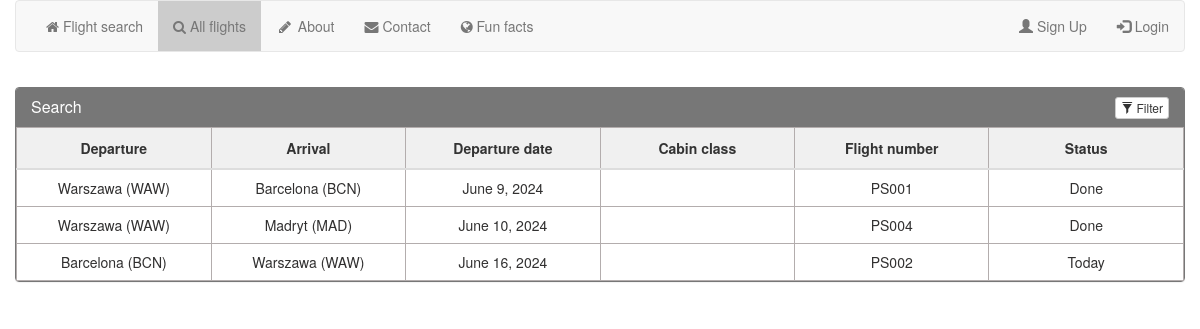
/flightSearch/allFlights/, run on an earlier commit of the app's database.
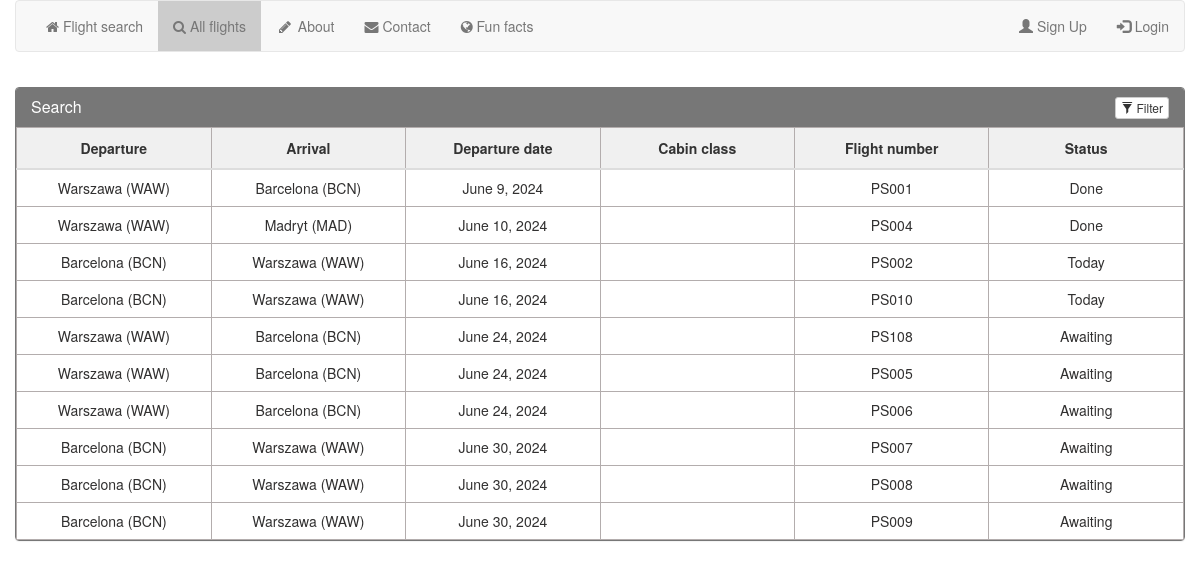
And on a later commit of the database.
### flightSearch/models.py (models this page shows, shortened)
class Flight(models.Model):
    departureAirport = models.ForeignKey(Airport, on_delete=models.CASCADE, related_name='departureAirport',
                                         verbose_name=gettext_lazy("Departure airport"))
    arrivalAirport = models.ForeignKey(Airport, on_delete=models.CASCADE, related_name='arrivalAirport',
                                       verbose_name=gettext_lazy("Arrival airport"))
    departureDate = models.DateField(default=date.today(), verbose_name=gettext_lazy("Departure date"))
    cabin = enum.EnumField(Cabin, default=Cabin.ECONOMY, verbose_name=gettext_lazy("Cabin class"))
    flightNumber = models.CharField(max_length=20, blank=False, null=False, unique=True,
                                    verbose_name=gettext_lazy("Flight number"))

class Airport(models.Model):
    country = models.ForeignKey(Country, on_delete=models.CASCADE, verbose_name=gettext_lazy("Country name"))
    city = models.CharField(max_length=200, verbose_name=gettext_lazy("City name"))
    iataCode = models.CharField(max_length=3, unique=True, verbose_name=gettext_lazy("Airport code"))
    def __str__(self):
        return "{city} ({iataCode})".format(city=self.city, iataCode=self.iataCode)

### flightSearch/views.py (the view)
# urls.py: path("allFlights/", views.allFlights, name="allFlights"),
def allFlights(request):
    template_name = 'allFlights.html'
    today = now().date()
    flightlist = Flight.objects.all().order_by('departureDate')
    return render(request, template_name, {'flightList': flightlist, 'today': today})

### flightSearch/templates/allFlights.html (shortened to what this page needs)
{% extends  "base.html" %}
{% block content %}
<div class="container">
    <div class="row">
        <div class="panel panel-primary filterable">
            <div class="panel-heading">
                <h3 class="panel-title">Search</h3>
                <div class="pull-right">
                    <button class="btn btn-default btn-xs btn-filter"><span class="glyphicon glyphicon-filter"></span>
                        Filter
                    </button>
                </div>
            </div>
            <table class="table">
                <thead>
                <tr class="filters">
                    <th><input class="form-control" disabled placeholder="Departure" type="text"></th>
                    <th><input class="form-control" disabled placeholder="Arrival" type="text"></th>
                    <th><input class="form-control" disabled placeholder="Departure date" type="text"></th>
                    <th><input class="form-control" disabled placeholder="Cabin class" type="text"></th>
                    <th><input class="form-control" disabled placeholder="Flight number" type="text"></th>
                    <th><input class="form-control" disabled placeholder="Status" type="text"></th>
                </tr>
                </thead>
                <tbody id="flightTable">
                {% for flight in flightList %}
                <tr>
                    <td>{{ flight.departureAirport }}</td>
                    <td>{{ flight.arrivalAirport }}</td>
                    <td>{{ flight.departureDate }}</td>
                    <td>{{ flight.cabin }}</td>
                    <td>{{ flight.flightNumber }}</td>
                    <td>
                        {% if flight.departureDate > today %}
                        Awaiting
                        {% elif flight.departureDate == today %}
                        Today
                        {% else %}
                        Done
                        {% endif %}
                    </td>
                </tr>
                {% endfor %}
                </tbody>
            </table>
        </div>
    </div>
</div>
{% endblock %}

### FlightReservation/templates/base.html (shortened to what this page needs)
<!DOCTYPE html>
<html lang="en">
<head>
    <link href="https://maxcdn.bootstrapcdn.com/bootstrap/3.4.1/css/bootstrap.min.css" rel="stylesheet">
    <link href="https://cdnjs.cloudflare.com/ajax/libs/font-awesome/4.7.0/css/font-awesome.min.css" rel="stylesheet">
    {% load static %}
    <link href="{% static 'css/styles.css' %}" rel="stylesheet" type="text/css"/>
</head>
<body>
<div class="container-fluid">
    {% block navbar %}
    {% with request.resolver_match.url_name as url_name %}
    <nav class="navbar navbar-default">
        <div class="container-fluid">
            <ul class="nav navbar-nav mr-auto">
                <li class="{% if url_name == 'flightSearch' %}active-nav{% endif %}"><a href={% url 'flightSearch' %}><i class="fa fa-home"></i> Flight search</a></li>
                <li class="{% if url_name == 'allFlights' %}active-nav{% endif %}"><a href={% url 'allFlights' %}><i class="fa fa-search"></i> All flights</a></li>
                <li class="{% if url_name == 'about' %}active-nav{% endif %}"><a href={% url 'other:about' %}><i class="fa fa-pencil fa-fw"></i> About</a></li>
                <li class="{% if url_name == 'contact' %}active-nav{% endif %}"><a href={% url 'other:contact' %}><i class="fa fa-envelope"></i> Contact</a></li>
                <li class="{% if url_name == 'funfacts' %}active-nav{% endif %}"><a href={% url 'other:funfacts' %}><i class="fa fa-globe"></i> Fun facts</a></li>
            </ul>
            <ul class="nav navbar-nav navbar-right">
                {% if user.is_authenticated %}
                <form action={% url 'logout' %} method="POST" id="logout-form">
                {% csrf_token %}
                </form>
                <li><a>Logged as: {{ user }}</a></li>
                <li>
                    <a href="javascript:{}" onclick="document.getElementById('logout-form').submit();"><span
                            class="glyphicon glyphicon-log-out"></span> Logout</a>
                </li>
                {% else %}
                <li class="{% if url_name == 'register' %}active-nav{% endif %}"><a href={% url 'register' %}><span class="glyphicon glyphicon-user"></span> Sign Up</a></li>
                <li><a data-target="#loginModal" data-toggle="modal"><span
                        class="glyphicon glyphicon-log-in"></span> Login</a></li>
                {% endif %}
            </ul>
        </div>
    </nav>
    {% endwith %}
    {% endblock %}
    <div class="container">
        <div class="row">
            <div class="col">
                {% block content %}
                {% endblock %}
            </div>
        </div>
    </div>
</div>
</body>
</html>

### flightSearch/static/css/styles.css (style rules this page uses)
.table { width: 100%; border: 1px solid #b3adad; border-collapse: collapse; padding: 5px; }
.table th { border: 1px solid #b3adad; padding: 5px; background: #f0f0f0; color: #313030; }
.table td { border: 1px solid #b3adad; text-align: center; padding: 5px; background: #ffffff; color: #313030; }
.active-nav { background-color: #ccc; }
input[type=text], select, textarea { width: 100%; padding: 12px; border: 1px solid #ccc; border-radius: 4px; box-sizing: border-box; margin-top: 2px; margin-bottom: 2px; resize: vertical; }
.filterable { margin-top: 15px; }
.filterable .panel-heading .pull-right { margin-top: -20px; }
.filterable .filters input[disabled] { background-color: transparent; border: none; cursor: auto; box-shadow: none; padding: 0; height: auto; }
.filters { text-align-last: center }
.panel-primary>.panel-heading { background-color: #777; border-color: #777; }
.panel-primary { border-color: #777; }

What changed in the data, as far as the page shows it:
added Flight: departureAirport "Barcelona (BCN)", arrivalAirport "Warszawa (WAW)", departureDate "June 16, 2024", flightNumber "PS010", shows "Today"
added Flight: departureAirport "Warszawa (WAW)", arrivalAirport "Barcelona (BCN)", departureDate "June 24, 2024", flightNumber "PS108", shows "Awaiting"
added Flight: departureAirport "Warszawa (WAW)", arrivalAirport "Barcelona (BCN)", departureDate "June 24, 2024", flightNumber "PS005", shows "Awaiting"
added Flight: departureAirport "Warszawa (WAW)", arrivalAirport "Barcelona (BCN)", departureDate "June 24, 2024", flightNumber "PS006", shows "Awaiting"
added Flight: departureAirport "Barcelona (BCN)", arrivalAirport "Warszawa (WAW)", departureDate "June 30, 2024", flightNumber "PS007", shows "Awaiting"
added Flight: departureAirport "Barcelona (BCN)", arrivalAirport "Warszawa (WAW)", departureDate "June 30, 2024", flightNumber "PS008", shows "Awaiting"
added Flight: departureAirport "Barcelona (BCN)", arrivalAirport "Warszawa (WAW)", departureDate "June 30, 2024", flightNumber "PS009", shows "Awaiting"
